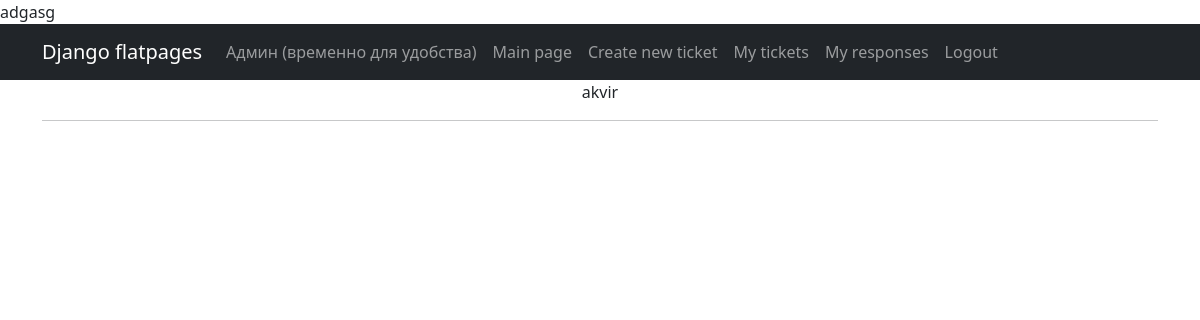
Page /ticket/2/responds/ (signed in) on the earlier database version.
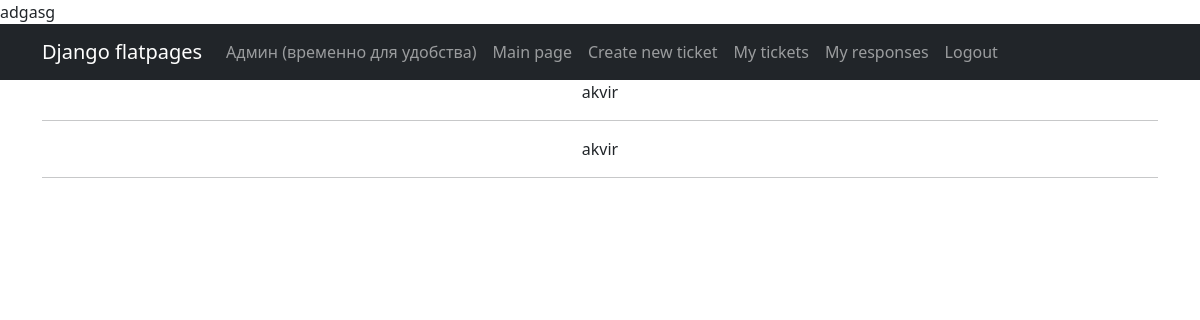
Same page on the later database version.
### tickets/models.py (models this page shows, shortened)
class Responds(models.Model):  # автоматическое определение респондера при создании
    ticket = models.ForeignKey(Ticket, on_delete=models.CASCADE)
    responder = models.ForeignKey(User, on_delete=models.CASCADE)

class Ticket(models.Model):
    author = models.ForeignKey(User, on_delete=models.CASCADE)
    head = models.CharField(max_length=200)
    body = CKEditor5Field('Text', config_name='extends')
    category = models.CharField(choices=categories, max_length=25)
    pubdate = models.DateField(auto_now_add=True)

### tickets/views.py (the view)
# urls.py: path('ticket/<int:pk>/responds/', ticket_responds),
@login_required
def ticket_responds(request, pk):
    data = Ticket.objects.filter(pk=pk)
    if data:
        for dat in data:
            if request.method == 'POST':
                if request.POST.get('delete'):
                    dat.delete()
                    return HttpResponseRedirect('my_tickets/')
            if dat.author == request.user:
                responds_qs = Responds.objects.filter(ticket=dat)
                context = {'responds': responds_qs, 'ticket': dat, }
                return render(request, 'ticket_responds.html', context)
            else:
                return HttpResponseForbidden()
    else:
        raise Http404

### templates/ticket_responds.html (shortened to what this page needs)
{% extends 'flatpages/default.html' %}
    {% block content %}
        {% for respond in responds %}
            {{ respond.ticket.author }}
            <hr>
        {% endfor %}
    {% endblock content %}

Differences in the rows shown:
added Responds: ticket.author "akvir"
